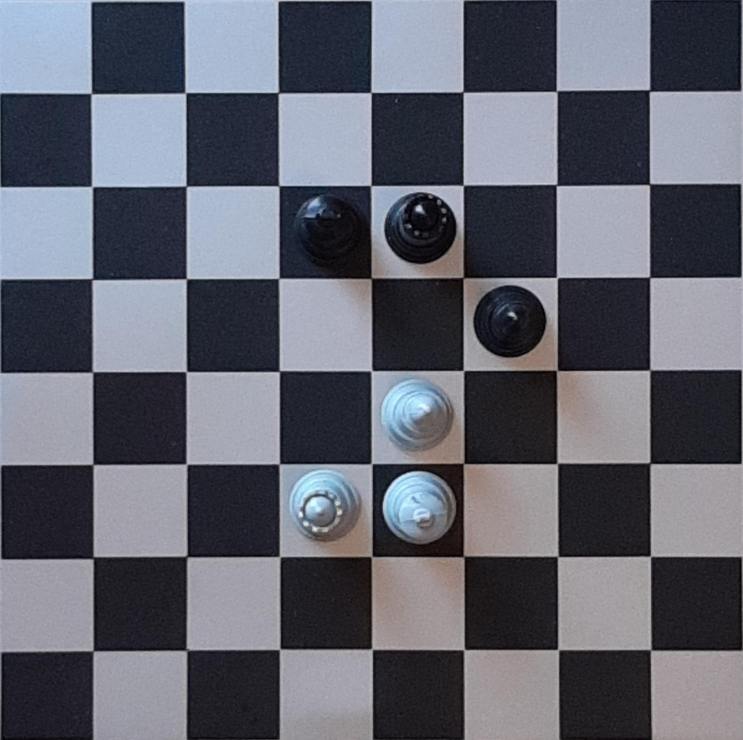
%> input picture Final lab/P0-3213.jpg, 2972 x 2960 px (shown at 1/4 size); its folder holds only this picture in this run
$ octave LabFinal.m   (GNU Octave 9; MATLAB toolbox functions it lacks are replaced by stand-ins)
%> lines starting %> are read from the running program, lines starting %| are printed output that depends on the picture; in (x1, y1, x2, y2) boxes, pixels count from 0 and x2, y2 are one past the last pixel; in counts of white or black regions, pixels touching at a corner belong together; the program's own positions count from 1
%%%%%%%%%%%%%%%%%
%%  FINAL LAB  %%
%%%%%%%%%%%%%%%%%
close all;
clear;
format shortG;
% Resultados esperados
expectedWPonBS = [1, 1, 2, 1, 1, 2, 1, 2, 3, 1];
expectedBP = [3, 2, 2, 2, 3, 4, 4, 4, 6, 6];

myFiles = dir('*.jpg');
numImages = length(myFiles);
tiempoTotal=0;
% Hacemos los cálculos imagen a imagen
for k = 1:numImages
    % Abrimos la imagen, la pasamos a escala de grises
    tic;
    img = imread(myFiles(k).name);
    imgBin = imresize(imbinarize(im2gray(img),0.35), 1/7);
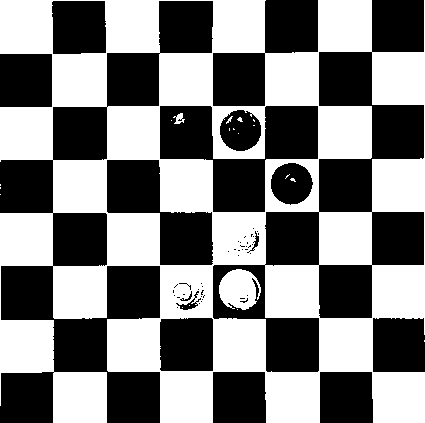
%> imgBin: size 423x425 logical; 49.7% white; 20 white regions (16 under 20 px), largest, box (x1, y1, x2, y2) and area: (0, 0, 425, 423) 87934, (219, 269, 261, 310) 1242, (173, 113, 185, 124) 69, (226, 116, 233, 124) 20
    grid = getGrid(imgBin);
    [wp_on_bs, numWpBs] = getWPonBS(imgBin);
    [bp_on_ws, numBpWs] = getWPonBS(imcomplement(imgBin));
    [bp_on_bs, numBpBs] = getBPonBS(imgBin);
    numBp = numBpWs + numBpBs;
    tiempo = toc;
    tiempoTotal=tiempoTotal+tiempo;

    figure('units', 'normalized', 'outerposition', [0 0 1 1]);
    subplot(2, 2, 1), imshow(img), title("Original");
    subplot(2, 2, 2), imshow(grid), title("Grid");
    subplot(2, 2, 3), imshow(grid + wp_on_bs), ...
        title("White Pieces on Black squares, Expected: " + expectedWPonBS(k) + ", got: " + numWpBs);
    subplot(2, 2, 4), imshow(grid + bp_on_bs + bp_on_ws), ...
        title("Black pieces, Expected: " + expectedBP(k) + ", got: " + numBp);
    drawnow;

    if numWpBs == expectedWPonBS(k)
        result1 = "Correct ✅";
    else
        result1 = "Incorrect ❌";
    end

    if numBp == expectedBP(k)
        result2 = "Correct ✅";
    else
        result2 = "Incorrect ❌";
    end

    fprintf("Filename: %s | Expected number of white pieces on black squares: %d | Got: %d -> %s\n", ...
        myFiles(k).name, expectedWPonBS(k), numWpBs, result1);
    fprintf("Filename: %s | Expected number of black pieces: %d \t\t\t\t\t| Got: %d -> %s\n", ...
        myFiles(k).name, expectedBP(k), numBp, result2);
    fprintf("Filename: %s | Time spent: %s seconds\n\n", myFiles(k).name, num2str(tiempo));
end
fprintf("Total time spent: %s seconds\n\n", num2str(tiempoTotal));
fprintf("Medium time spent per image: %s seconds\n\n", num2str(tiempoTotal/numImages));


%%%%%%%%%%%%%%%%%%%%%%%%%%%%%%%%%%%%%%%%%%%%%%%%%%%%%%%%%%%%%%%%%
%% Functions

%% Function that given a grayscale image, returns a binarized
% image with the chessboard grid.

% El algoritmo que usamos para sacar el tablero de la imagen es muy sencillo
% Nuestro sistema se basa en eliminar todas las piezas del tablero y luego
% mediante una dilatación y una erosión sacar la delineación del tablero.
function out = getGrid(image)
    % Primero eliminaremos las piezas sobre casillas blancas. Para hacer
    % esto erosionamos la imagen para que las casillas negras estén
    % conexas. Así si hacemos un imfill de los 'holes' solo rellenará los
    % agujeros dentro de los objetos blancos, es decir las piezas negras y
    % las sombras de las piezas blancas
    out = imerode(image, strel('square', 3));
%> out: size 423x425 logical; 45.4% white; 41 white regions (7 under 20 px), largest, box (x1, y1, x2, y2) and area: (0, 0, 52, 53) 2739, (53, 54, 106, 106) 2727, (320, 319, 372, 371) 2704
    out = imfill(out, 'holes');

    % Ahora queremos hacer lo mismo para las casillas negras.
    % Así pues dilatamos la imagen para que las casillas blancas estén
    % conexas y hacemos un imfill con el negativo de la imagen
    out = imdilate(out, strel('square', 4));
%> out: size 423x425 logical; 52.7% white; 32 black regions, largest, box (x1, y1, x2, y2) and area: (0, 267, 54, 320) 2810, (53, 0, 106, 54) 2775, (160, 0, 213, 53) 2775
    out = imfill(imcomplement(out), 'holes');
    % Al acabar tenemos la imagen en negativo pero la dejamos así porque
    % no interfiere con los siguientes pasos.

    % Técnica de lincoln
    % Ahora ya tenemos el tablero sin casillas así que pasaremos a sacar la
    % delineación. Para hacerlo hemos usado el mismo sistema que en el
    % ejercicio de Lincoln del Lab09, por lo que hemos bautizado esta
    % manera de sacar el tablero como técnica de Licoln.

    % Lo que hacemos es hacer una dilatación o una erosión a la imagen y
    % luego llevamos a cabo una resta de este resultado y la imagen
    % original. De esta manera obtenemos las líneas sin necesidad de usar
    % la transformada de Hough que a veces puede ser díficil encontrar unos
    % parámetros buenos.

    % Hemos probado de hacer dilatación - imagen y erosión - imagen, pero
    % los resultados quedaban muy escalonados asi que las hemos unido.
    % Uniendolas se simplifican las imagenes y nos queda dilatacion -
    % erosion
    out = imdilate(out, strel('square', 5)) - imerode(out, strel('square', 5));
%> out: size 423x425 double; values 0 (black) and 1 (white), 12.8% white; 1 white region, box (x1, y1, x2, y2) and area: (0, 0, 425, 423) 23052

    % Reescalamos la imagen de salida
    out = imresize(out, 7);
%> out: size 2961x2975 double

    % A la imagen resultante se le puede aplicar distintos filtros o
    % operaciones morfológicas con el fin de que las lineas queden más
    % suavizadas, pero con el fin de que el algoritmo sea lo más rápido
    % posible hemos decicido no implementarlas nosotros.
end

%% Function that given a gray scale image it returns an image showing
% the white pieces on the black squares and the number of these
function [out, num] = getWPonBS(image)

    % Primero eliminaremos las piezas sobre casillas blancas. Para hacer
    % esto erosionamos la imagen para que las casillas negras estén
    % conexas. Así si hacemos un imfill de los 'holes' solo rellenará los
    % agujeros dentro de los objetos blancos, es decir las piezas negras y
    % las sombras de las piezas blancas
    out = imerode(image, strel('square', 2));
%> out: size 423x425 logical; 47.5% white; 36 white regions (12 under 20 px), largest, box (x1, y1, x2, y2) and area: (107, 212, 265, 423) 10283, (372, 0, 425, 334) 8461, (213, 318, 372, 423) 8255
    out = imfill(out, 'holes');
%> out: size 423x425 logical; 49.4% white; 29 white regions (5 under 20 px), largest, box (x1, y1, x2, y2) and area: (107, 212, 265, 423) 10890, (372, 0, 425, 334) 8461, (213, 318, 372, 423) 8255

    % Quitamos reflejos de las piezas negras sobre fondo negro para
    % quedarnos solo con las piezas blancas sobre fondo negro
    out = imopen(out, strel('disk', 3));
%> out: size 423x425 logical; 49.2% white; 33 white regions, largest, box (x1, y1, x2, y2) and area: (52, 53, 106, 106) 2829, (319, 318, 372, 371) 2805, (265, 52, 318, 105) 2775

    % Finalemente, tras haber hecho un estudio de tamaño previo podremos
    % hacer un filtrado por tamaño que eliminará las casillas blancas
    % dejandonos las piezas deseadas sobre un fondo negro
    out = out - bwareafilt(out, [2350 12000]) - bwareafilt(out, [1 300]);
%> out: size 423x425 double; values 0 (black) and 1 (white), 0.61% white; 1 white region, box (x1, y1, x2, y2) and area: (219, 269, 255, 309) 1104

    % Para acabar contamos el número de piezas que quedan
    [~, num] = bwlabel(out);
%> num = 1
     % Reescalamos la imagen de salida
     out = imresize(out, 7);
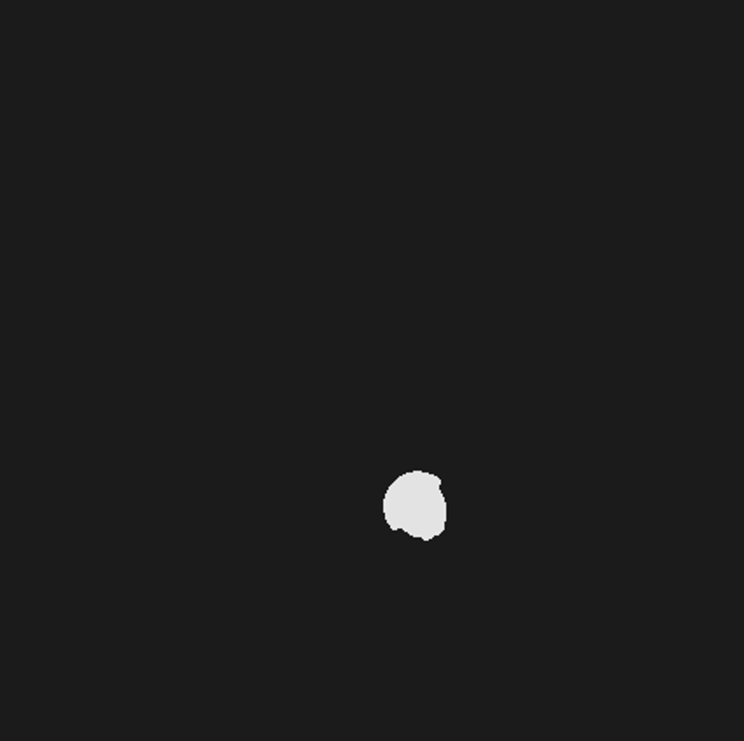
%> out: size 2961x2975 double (shown at 1/4 size); min -0.136, max 1.14, mean 0.00614; drawn with min black and max white
%> in getWPonBS (call 2), `out = imerode(image, strel('square', 2));`: out: size 423x425 logical; 48.2% white; 45 white regions (8 under 20 px), largest, box (x1, y1, x2, y2) and area: (319, 52, 371, 105) 2756, (266, 318, 318, 371) 2752, (53, 107, 106, 159) 2751
%> in getWPonBS (call 2), `out = imopen(out, strel('disk', 3));`: out: size 423x425 logical; 49% white; 34 white regions, largest, box (x1, y1, x2, y2) and area: (319, 52, 371, 105) 2752, (266, 318, 318, 371) 2750, (53, 107, 106, 159) 2747
%> in getWPonBS (call 2), `out = out - bwareafilt(out, [2350 12000]) - bwareafilt(out, [1 300]);`:
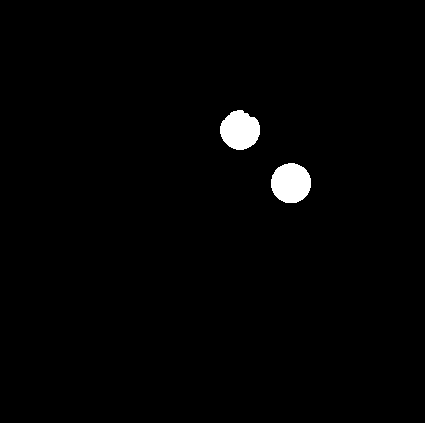
%> out: size 423x425 double; values 0 (black) and 1 (white), 1.4% white; 2 white regions, box (x1, y1, x2, y2) and area: (271, 163, 311, 203) 1269, (220, 110, 260, 150) 1207
%> in getWPonBS (call 2), `[~, num] = bwlabel(out);`: num = 2
end

%% Function that given a gray scale image it returns an image showing
% the white pieces on the black squares and the number of these

% La técnica que hemos seguido para contar las piezas en este tipo de
% superficie es sencilla. Lo que haremos será buscar los otros tres tipos
% de piezas y eliminarlas de la imagen de manera que al final nos
% quedaremos solo con el tipo de imagen deseada
function [out, num] = getBPonBS(image)

    % Dilatamos la imagen para aumentar los reflejos de las piezas negras y
    % eliminar las sombras de las piezas blancas.
    out = imdilate(image, strel('square', 3));
%> out: size 423x425 logical; 53.8% white; 40 black regions (5 under 20 px), largest, box (x1, y1, x2, y2) and area: (320, 53, 371, 105) 2652, (54, 108, 106, 159) 2647, (267, 319, 318, 371) 2647

    % Al haber dilatado la imagen cuando pasemos a negativo todos los
    % objetos (tanto casillas blancas como piezas y reflejos) quedaran
    % aislados.
    % De esta manera tras haber hecho un estudio de tamaño previo podremos
    % hacer un filtrado por tamaño que eliminará tanto las piezas negras
    % sobre fondo blanco como las piezas blancas sobre fondo negro
    out = imcomplement(out);
    out = logical(out - bwareafilt(out, [1 1500]));
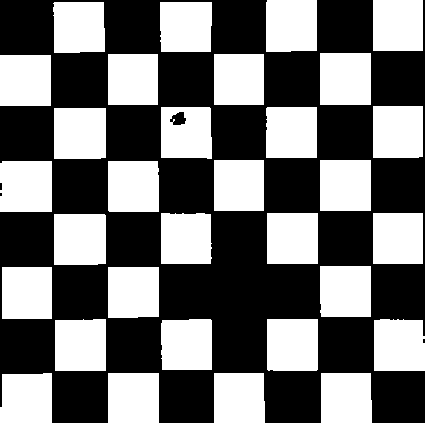
%> out: size 423x425 logical; 44.4% white; 31 white regions, largest, box (x1, y1, x2, y2) and area: (320, 53, 371, 105) 2652, (54, 108, 106, 159) 2647, (267, 319, 318, 371) 2647
    out = imcomplement(out);

    % Una vez hemos pasado a positivo los únicos objetos inconexos de la
    % imagen serán los reflejos de las piezas negras sobre casillas negras,
    % es decir habrá num_PiezasNegrasCasillasNegras + 1 objeto blanco en la
    % imagen, siendo este +1 conjunto de casillas blancas del tablero
    out = out - bwareafilt(out, [98200 104300]) - bwareafilt(out, [1 20]);
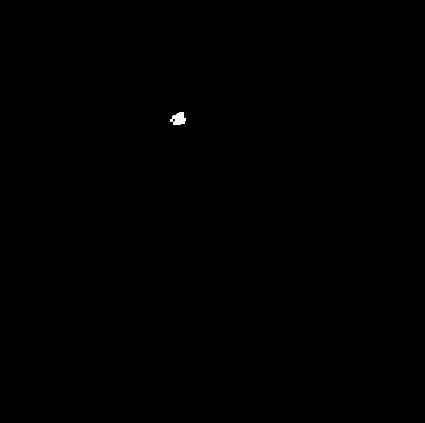
%> out: size 423x425 double; values 0 (black) and 1 (white), 0.08% white; 1 white region, box (x1, y1, x2, y2) and area: (170, 112, 186, 125) 143

    % Finalemente hacemos una dilatación con fines únicamente estéticos
    % para que la pieza se pueda distinguir mejor
     out = imdilate(out, strel('disk', 3));
%> out: size 423x425 double; values 0 (black) and 1 (white), 0.15% white; 1 white region, box (x1, y1, x2, y2) and area: (168, 110, 188, 127) 267

   % Para acabar contamos el número de piezas que quedan
    [~, num] = bwlabel(out);
%> num = 1
     % Reescalamos la imagen de salida
     out = imresize(out, 7);
%> out: size 2961x2975 double
%> `numBp = numBpWs + numBpBs;`: numBp = 3
%> `imshow(grid + wp_on_bs)`:
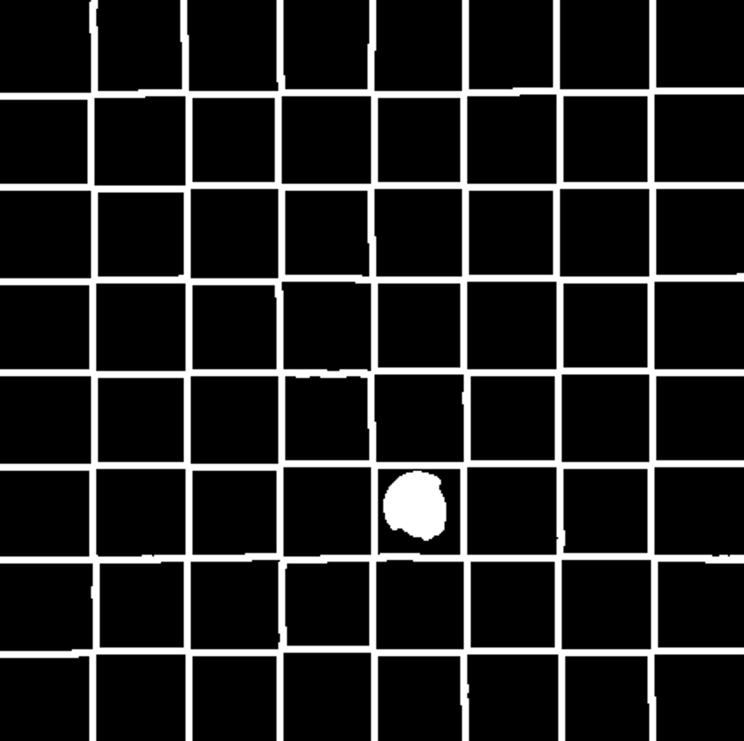
%> displayed picture: size 2961x2975, on the screen's scale of 0 to 255 (shown at 1/4 size); min 0, max 255, mean 34.3
%> `imshow(grid + bp_on_bs + bp_on_ws)`:
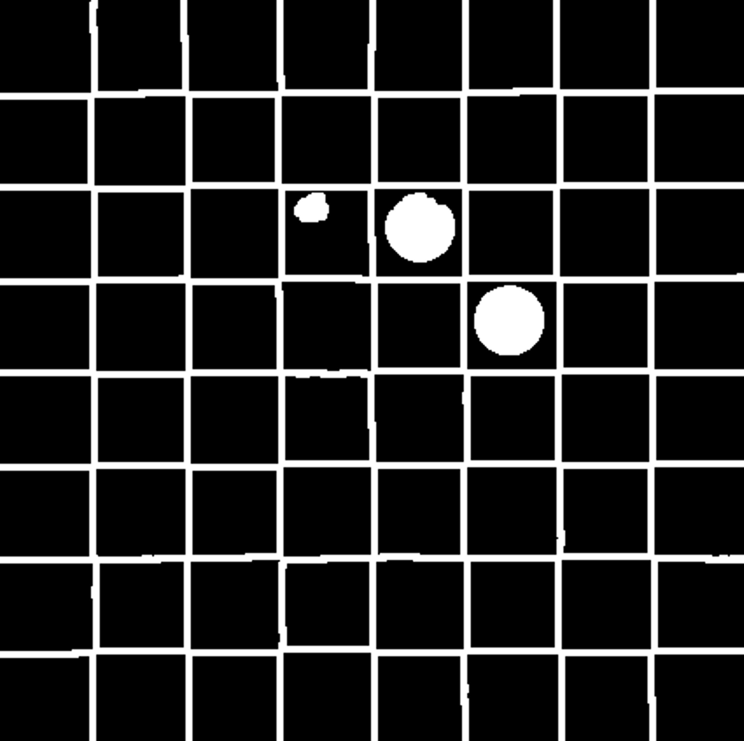
%> displayed picture: size 2961x2975, on the screen's scale of 0 to 255 (shown at 1/4 size); min 0, max 255, mean 36.6
%| Filename: P0-3213.jpg | Expected number of white pieces on black squares: 1 | Got: 1 -> Correct ✅
%| Filename: P0-3213.jpg | Expected number of black pieces: 3 					| Got: 3 -> Correct ✅
end
